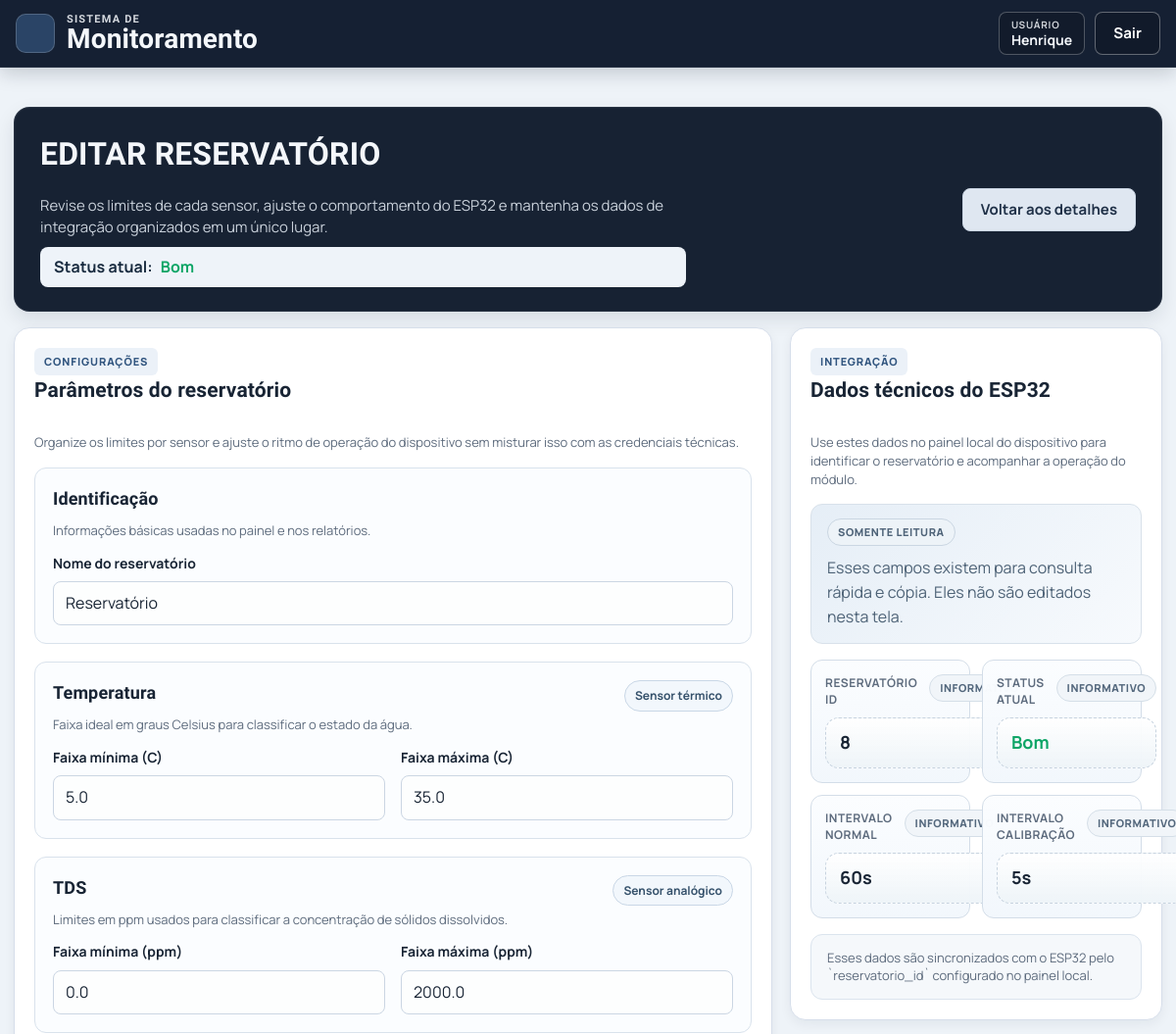
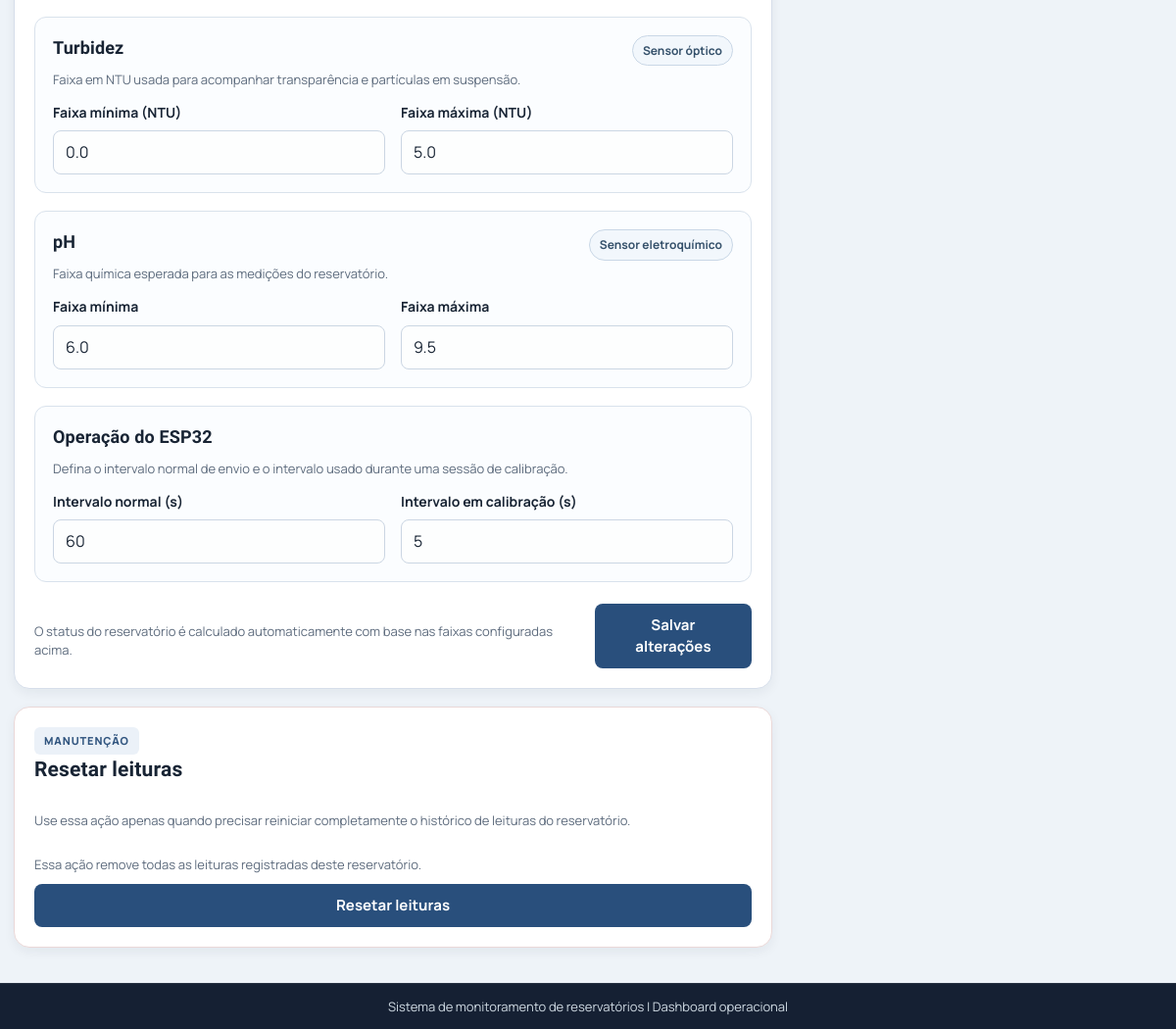
The page /reservatorios/8/editar/ (signed in) on the database as committed earlier (2 pictures, top to bottom).
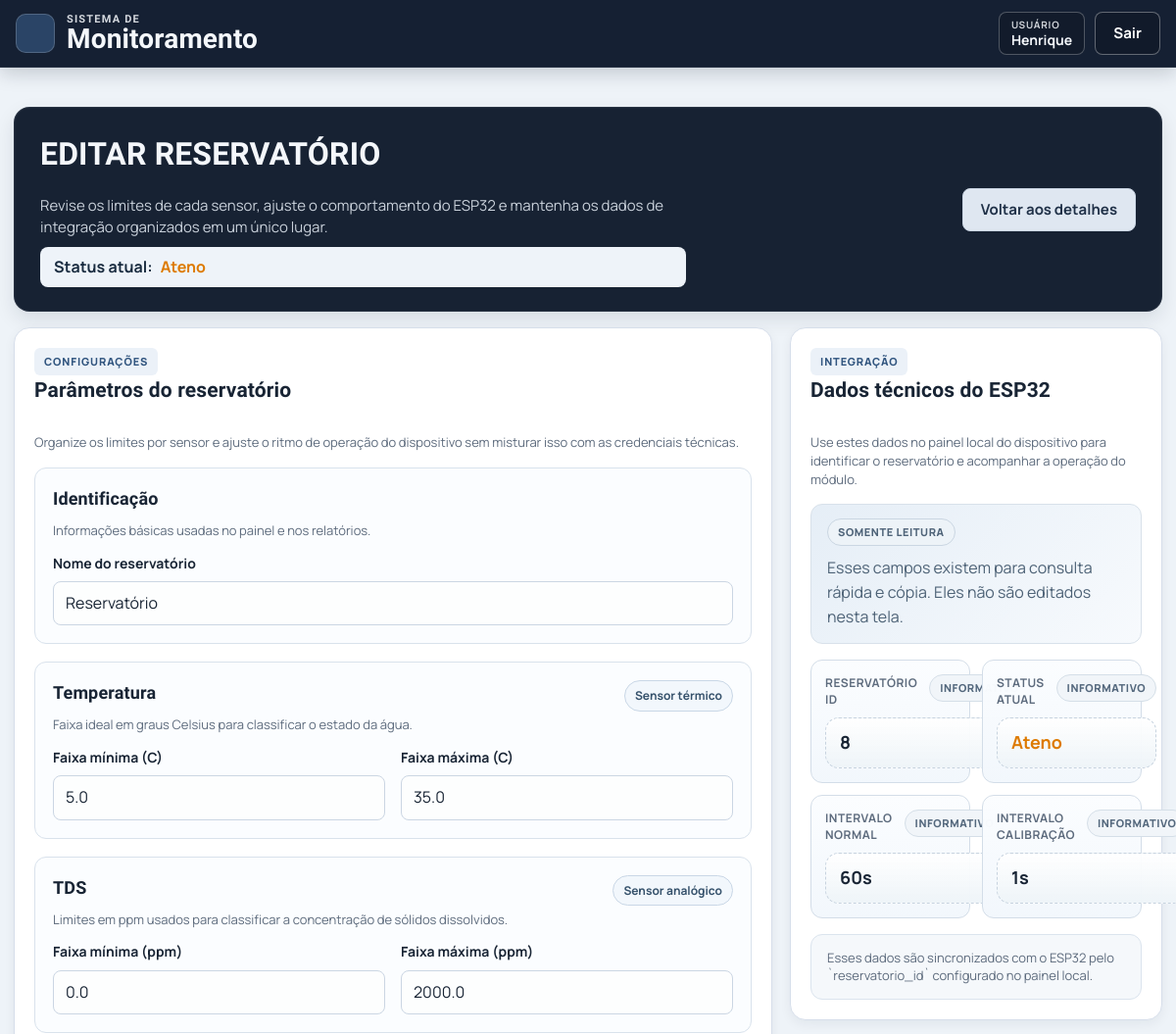
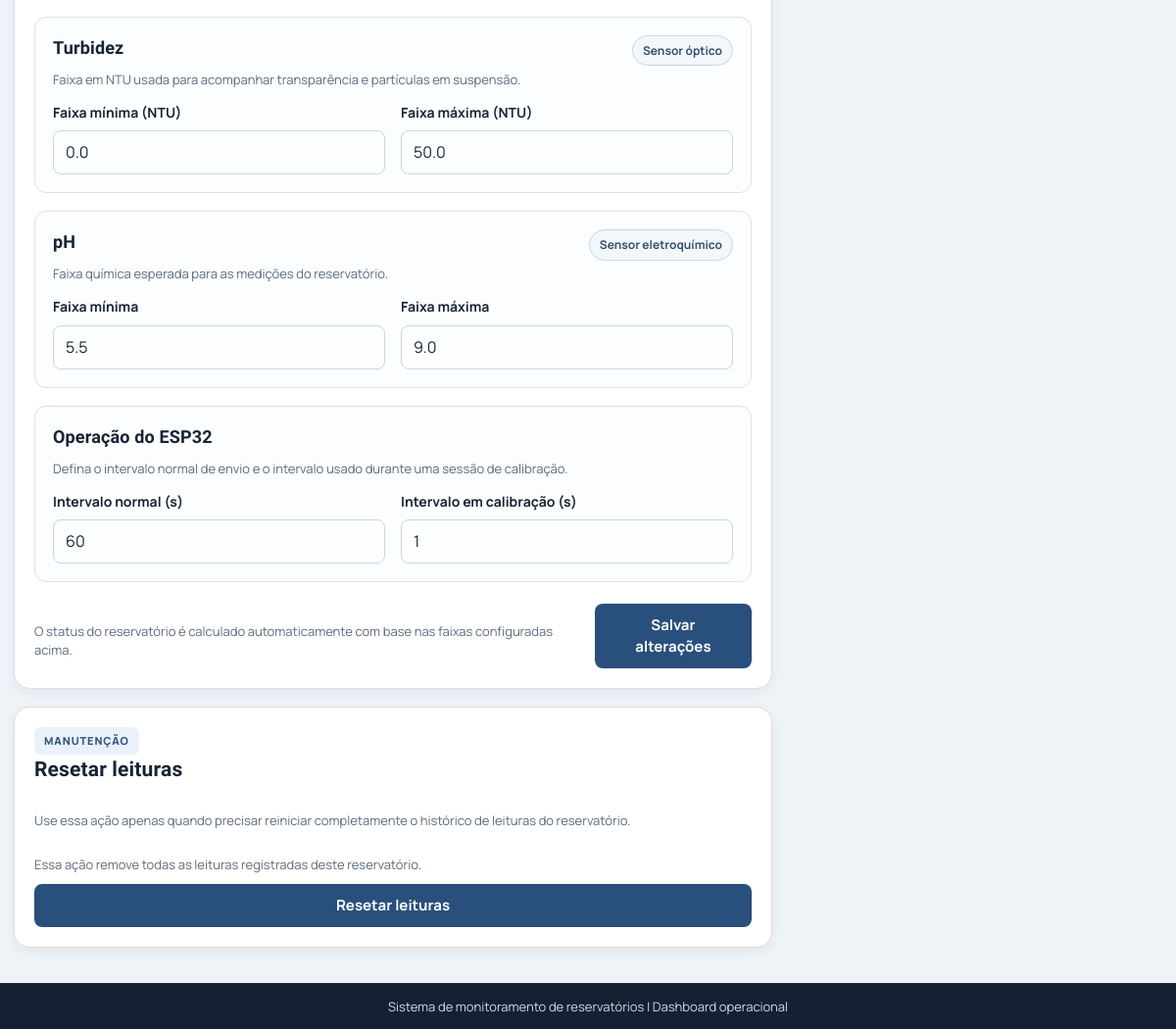
The same page on the database as committed later (2 pictures, top to bottom).
### app/models.py (models this page shows, shortened)
class Reservatorio(models.Model):
    STATUS_BOM = "bom"
    STATUS_ATENCAO = "atencao"
    STATUS_PERIGO = "perigo"
    FAIXA_PADRAO_PPM_TDS_MIN = 0.0
    FAIXA_PADRAO_PPM_TDS_MAX = 500.0
    FAIXA_PADRAO_NTU_TURBIDEZ_MIN = 0.0
    FAIXA_PADRAO_NTU_TURBIDEZ_MAX = 5.0
    FAIXA_PADRAO_CELSIUS_TEMPERATURA_MIN = 5.0
    FAIXA_PADRAO_CELSIUS_TEMPERATURA_MAX = 30.0
    FAIXA_PADRAO_PH_MIN = 6.0
    FAIXA_PADRAO_PH_MAX = 9.5
    META_PADRAO_PPM_TDS = 600.0
    META_PADRAO_NTU_TURBIDEZ = 1.5
    META_PADRAO_CELSIUS_TEMPERATURA = 25.0
    META_PADRAO_PH = 7.0
    ESP32_INTERVALO_ENVIO_NORMAL_PADRAO_S = 60
    ESP32_INTERVALO_ENVIO_CALIBRACAO_PADRAO_S = 5
    STATUS_CHOICES = (
        (STATUS_BOM, "Bom"),
        (STATUS_ATENCAO, "Ateno"),
        (STATUS_PERIGO, "Perigo"),
    )
    usuario = models.ForeignKey(
        settings.AUTH_USER_MODEL,
        on_delete=models.CASCADE,
        related_name="reservatorios",
    )
    nome = models.CharField(max_length=120, unique=True)
    status = models.CharField(max_length=20, choices=STATUS_CHOICES, default=STATUS_BOM)
    faixa_ppm_tds_min = models.FloatField(default=FAIXA_PADRAO_PPM_TDS_MIN)
    faixa_ppm_tds_max = models.FloatField(default=FAIXA_PADRAO_PPM_TDS_MAX)
    faixa_ntu_turbidez_min = models.FloatField(default=FAIXA_PADRAO_NTU_TURBIDEZ_MIN)
    faixa_ntu_turbidez_max = models.FloatField(default=FAIXA_PADRAO_NTU_TURBIDEZ_MAX)
    faixa_celsius_temperatura_min = models.FloatField(default=FAIXA_PADRAO_CELSIUS_TEMPERATURA_MIN)
    faixa_celsius_temperatura_max = models.FloatField(default=FAIXA_PADRAO_CELSIUS_TEMPERATURA_MAX)
    faixa_ph_min = models.FloatField(default=FAIXA_PADRAO_PH_MIN)
    faixa_ph_max = models.FloatField(default=FAIXA_PADRAO_PH_MAX)
    meta_ppm_tds = models.FloatField(default=META_PADRAO_PPM_TDS)
    meta_ntu_turbidez = models.FloatField(default=META_PADRAO_NTU_TURBIDEZ)
    meta_celsius_temperatura = models.FloatField(default=META_PADRAO_CELSIUS_TEMPERATURA)
    meta_ph = models.FloatField(default=META_PADRAO_PH)
    esp32_intervalo_envio_normal_s = models.PositiveIntegerField(
        default=ESP32_INTERVALO_ENVIO_NORMAL_PADRAO_S,
    )
    esp32_intervalo_envio_calibracao_s = models.PositiveIntegerField(
        default=ESP32_INTERVALO_ENVIO_CALIBRACAO_PADRAO_S,
    )
    alerta_sonoro_silenciado = models.BooleanField(default=False)
    alerta_sonoro_silenciado_permanente = models.BooleanField(default=False)
    alerta_sonoro_teste_ate = models.DateTimeField(null=True, blank=True)
    created_at = models.DateTimeField(auto_now_add=True)
    updated_at = models.DateTimeField(auto_now=True)
    class Meta:
        ordering = ["nome"]
    @classmethod
    def obter_por_id(cls, reservatorio_id, usuario=None):
        reservatorio_id = cls._normalizar_id(reservatorio_id)
        if reservatorio_id is None:
            return None
        queryset = cls.objects.filter(id=reservatorio_id)
        if usuario is not None:
            queryset = queryset.filter(usuario=usuario)
        return queryset.first()
    def garantir_pontos_monitoramento(self):
        possui_ponto = self.pontos_monitoramento.filter(
            tipo__in=PontoMonitoramento.TIPOS_COMPATIVEIS,
        ).exists()
        if possui_ponto:
            return
        PontoMonitoramento.objects.get_or_create(
            reservatorio=self,
            tipo=PontoMonitoramento.TIPO_UNICO,
        )
    @staticmethod
    def _normalizar_id(reservatorio_id):
        if isinstance(reservatorio_id, int):
            return reservatorio_id if reservatorio_id > 0 else None
        if isinstance(reservatorio_id, str) and reservatorio_id.isdigit():
            return int(reservatorio_id)
        return None

### app/views.py (the view)
# urls.py: path('reservatorios/<int:reservatorio_id>/editar/', views.reservatorio_editar, name="reservatorio_editar"),
@login_required(login_url="entrar")
@require_http_methods(["GET"])
def reservatorio_editar(request, reservatorio_id):
    reservatorio = Reservatorio.obter_por_id(reservatorio_id, usuario=request.user)
    if reservatorio is None:
        messages.error(request, "Reservatório não encontrado.")
        return redirect("index")
    return render(
        request,
        "reservatorio/editar.html",
        _contexto_edicao_reservatorio(reservatorio),
    )

### app/views.py (called while the page is built)
def _contexto_edicao_reservatorio(reservatorio):
    reservatorio.garantir_pontos_monitoramento()
    return {"reservatorio": reservatorio}

### app/templates/reservatorio/editar.html (shortened to what this page needs)
{% extends "blocos/base.html" %}
{% load static %}
{% block content %}
<section class="detail-hero">
    <div class="detail-hero-copy">
        <h2>EDITAR {{ reservatorio.nome|upper }}</h2>
        <p class="index-hero-subtitle">
            Revise os limites de cada sensor, ajuste o comportamento do ESP32 e mantenha os dados de integração organizados em um único lugar.
        </p>
        <p class="detail-status">
            <span>Status atual:</span>
            <strong class="status-text status-{{ reservatorio.status }}">{{ reservatorio.get_status_display }}</strong>
        </p>
    </div>
    <div class="detail-hero-actions">
        <a class="btn-secondary" href="{% url 'reservatorio_detalhe' reservatorio.id %}">Voltar aos detalhes</a>
    </div>
</section>
<section class="reservatorio-edit-layout">
    {% include "reservatorio/_edicao_formularios.html" %}
</section>
{% endblock %}

### app/templates/reservatorio/_edicao_formularios.html (shortened to what the changed rows need)
{% load l10n %}
<div class="reservatorio-edit-main">
    <article class="panel reservatorio-edit-panel">
        <form class="edit-form reservatorio-edit-form" method="post" action="{% url 'reservatorio_atualizar' reservatorio.id %}">
            <section class="reservatorio-edit-section">
                <div class="reservatorio-edit-fields reservatorio-edit-fields-single">
                    <div class="form-field">
                        <label for="nome">Nome do reservatório</label>
                        <input id="nome" name="nome" type="text" value="{{ reservatorio.nome }}" required>
                    </div>
                </div>
            </section>
            <section class="reservatorio-edit-section">
                <div class="reservatorio-edit-fields">
                    <div class="form-field">
                        <label for="faixa_celsius_temperatura_min">Faixa mínima (C)</label>
                        <input id="faixa_celsius_temperatura_min" name="faixa_celsius_temperatura_min" type="number" step="0.01"
                            value="{{ reservatorio.faixa_celsius_temperatura_min|unlocalize }}" required>
                    </div>
                    <div class="form-field">
                        <label for="faixa_celsius_temperatura_max">Faixa máxima (C)</label>
                        <input id="faixa_celsius_temperatura_max" name="faixa_celsius_temperatura_max" type="number" step="0.01"
                            value="{{ reservatorio.faixa_celsius_temperatura_max|unlocalize }}" required>
                    </div>
                </div>
            </section>
            <section class="reservatorio-edit-section">
                <div class="reservatorio-edit-fields">
                    <div class="form-field">
                        <label for="faixa_ppm_tds_min">Faixa mínima (ppm)</label>
                        <input id="faixa_ppm_tds_min" name="faixa_ppm_tds_min" type="number" step="0.01" min="0"
                            value="{{ reservatorio.faixa_ppm_tds_min|unlocalize }}" required>
                    </div>
                    <div class="form-field">
                        <label for="faixa_ppm_tds_max">Faixa máxima (ppm)</label>
                        <input id="faixa_ppm_tds_max" name="faixa_ppm_tds_max" type="number" step="0.01" min="0.01"
                            value="{{ reservatorio.faixa_ppm_tds_max|unlocalize }}" required>
                    </div>
                </div>
            </section>
            <section class="reservatorio-edit-section">
                <div class="reservatorio-edit-fields">
                    <div class="form-field">
                        <label for="faixa_ntu_turbidez_min">Faixa mínima (NTU)</label>
                        <input id="faixa_ntu_turbidez_min" name="faixa_ntu_turbidez_min" type="number" step="0.01" min="0"
                            value="{{ reservatorio.faixa_ntu_turbidez_min|unlocalize }}" required>
                    </div>
                    <div class="form-field">
                        <label for="faixa_ntu_turbidez_max">Faixa máxima (NTU)</label>
                        <input id="faixa_ntu_turbidez_max" name="faixa_ntu_turbidez_max" type="number" step="0.01" min="0.01"
                            value="{{ reservatorio.faixa_ntu_turbidez_max|unlocalize }}" required>
                    </div>
                </div>
            </section>
            <section class="reservatorio-edit-section">
                <div class="reservatorio-edit-fields">
                    <div class="form-field">
                        <label for="faixa_ph_min">Faixa mínima</label>
                        <input id="faixa_ph_min" name="faixa_ph_min" type="number" step="0.01" min="0" max="14"
                            value="{{ reservatorio.faixa_ph_min|unlocalize }}" required>
                    </div>
                    <div class="form-field">
                        <label for="faixa_ph_max">Faixa máxima</label>
                        <input id="faixa_ph_max" name="faixa_ph_max" type="number" step="0.01" min="0" max="14"
                            value="{{ reservatorio.faixa_ph_max|unlocalize }}" required>
                    </div>
                </div>
            </section>
            <section class="reservatorio-edit-section">
                <div class="reservatorio-edit-fields">
                    <div class="form-field">
                        <label for="esp32_intervalo_envio_normal_s">Intervalo normal (s)</label>
                        <input id="esp32_intervalo_envio_normal_s" name="esp32_intervalo_envio_normal_s" type="number" min="1" step="1"
                            value="{{ reservatorio.esp32_intervalo_envio_normal_s }}" required>
                    </div>
                    <div class="form-field">
                        <label for="esp32_intervalo_envio_calibracao_s">Intervalo em calibração (s)</label>
                        <input id="esp32_intervalo_envio_calibracao_s" name="esp32_intervalo_envio_calibracao_s" type="number" min="1" step="1"
                            value="{{ reservatorio.esp32_intervalo_envio_calibracao_s }}" required>
                    </div>
                </div>
            </section>
        </form>
    </article>
</div>
<aside class="reservatorio-edit-sidebar">
    <article class="panel reservatorio-edit-panel">
        <div class="reservatorio-tech-grid">
            <div class="reservatorio-tech-item reservatorio-tech-item-readonly">
                <div class="reservatorio-tech-headline">
                    <span class="reservatorio-tech-label">Reservatório ID</span>
                    <span class="reservatorio-tech-badge">Informativo</span>
                </div>
                <strong class="reservatorio-tech-display">{{ reservatorio.id }}</strong>
            </div>
            <div class="reservatorio-tech-item reservatorio-tech-item-readonly">
                <div class="reservatorio-tech-headline">
                    <span class="reservatorio-tech-label">Status atual</span>
                    <span class="reservatorio-tech-badge">Informativo</span>
                </div>
                <strong class="reservatorio-tech-display status-text status-{{ reservatorio.status }}">{{ reservatorio.get_status_display }}</strong>
            </div>
            <div class="reservatorio-tech-item reservatorio-tech-item-readonly">
                <div class="reservatorio-tech-headline">
                    <span class="reservatorio-tech-label">Intervalo normal</span>
                    <span class="reservatorio-tech-badge">Informativo</span>
                </div>
                <strong class="reservatorio-tech-display">{{ reservatorio.esp32_intervalo_envio_normal_s }}s</strong>
            </div>
            <div class="reservatorio-tech-item reservatorio-tech-item-readonly">
                <div class="reservatorio-tech-headline">
                    <span class="reservatorio-tech-label">Intervalo calibração</span>
                    <span class="reservatorio-tech-badge">Informativo</span>
                </div>
                <strong class="reservatorio-tech-display">{{ reservatorio.esp32_intervalo_envio_calibracao_s }}s</strong>
            </div>
        </div>
    </article>
</aside>

Rows that differ between the two databases and show on the page:
changed Reservatorio "RESERVATÓRIO": status "Bom" → "Ateno"; faixa_ntu_turbidez_max "5.0" → "50.0"; faixa_ph_min "6.0" → "5.5"; faixa_ph_max "9.5" → "9.0"; esp32_intervalo_envio_calibracao_s "5" → "1"
